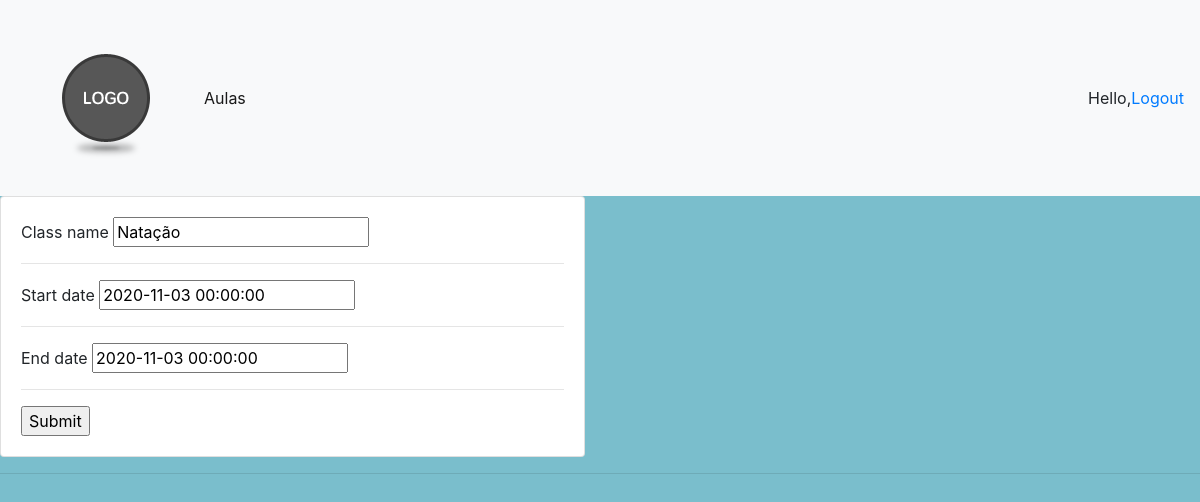
Page /update_class/4/ on the committed database.
### account/models.py (models this page shows, shortened)
class Class(models.Model):
    user = models.ForeignKey(Account, verbose_name="user", null=True, on_delete=models.SET_NULL)
    class_name = models.CharField(max_length=200, null=True)
    start_date = models.DateTimeField(null=True)
    end_date = models.DateTimeField(null=True)

### account/views.py (the view, shortened to what this page needs)
# urls.py: path('update_class/<str:pk>/', views.update_class, name='update_class'),
def update_class(request, pk):
    classObj = Class.objects.get(id=pk)
    classForm = ClassForm(instance=classObj)
    context = {'form':classForm}
    return render(request, 'accounts/create_class.html', context)

### account/forms.py
class ClassForm(ModelForm):
	class Meta:
		model = Class
		exclude = ['user']

### account/templates/accounts/create_class.html (shortened to what this page needs)
{%  extends 'accounts/main_professor_page.html' %}
{% load static %}
{% block content %}
<div class="row">
	<div class="col-md-6">
		<div class="card card-body">
			<form action="" method="POST">
				{% for field in form %}
					{{field.label}}
					{{field}}
					<hr>
				{% endfor %}
				<input type="submit" name="Submit">
			</form>
		</div>
	</div>
</div>
{% endblock %}

### static/css/main.css (style rules this page uses)
body, html { margin: 0; padding: 0; height: 100%; background: #7abecc !important; }

### rows in the picture
Class: form "Natação" "2020-11-03 00:00:00" "2020-11-03 00:00:00"

### other values in the picture
{{ field.label }} "Class name" "Start date" "End date"
